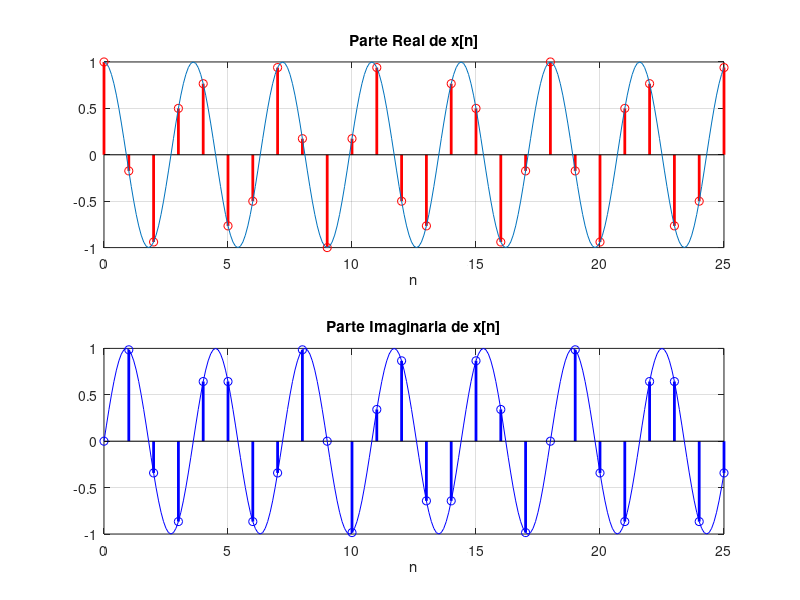

Here is the MATLAB script that generated this plot:
% ----------------------------------------------------
% Función exponencial compleja: x =e^(j*frec_dig*n)
% ----------------------------------------------------

n = 0:25;
frec_dig=5*pi/9;
xn = exp(j*frec_dig*n);

t = 0:0.1:25;
xt = exp(j*frec_dig*t);

subplot(211);
stem(n, real(xn),'r','linewidth',2);
hold on
plot(t,real(xt));
grid on;
title('Parte Real de x[n]');
xlabel(' n ');
subplot(212);
stem (n, imag(xn),'b','linewidth',2);
hold on
plot(t,imag(xt),'b');
grid on;
title ('Parte Imaginaria de x[n]');
xlabel ('n');
